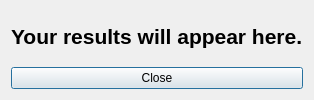
<?xml version="1.0" encoding="utf-8"?>
<ui version="4.0">
 <class>ResultsWindow</class>
 <widget class="QDialog" name="ResultsWindow">
  <property name="windowTitle">
   <string>Results</string>
  </property>
  <layout class="QVBoxLayout" name="verticalLayout_2">
   <item>
    <widget class="QLabel" name="resultsLabel">
     <property name="font">
      <font>
       <pointsize>16</pointsize>
       <bold>true</bold>
      </font>
     </property>
     <property name="text">
      <string>Your results will appear here.</string>
     </property>
    </widget>
   </item>
   <item>
    <widget class="QPushButton" name="closeButton">
     <property name="text">
      <string>Close</string>
     </property>
    </widget>
   </item>
  </layout>
 </widget>
 <resources/>
 <connections/>
</ui>
